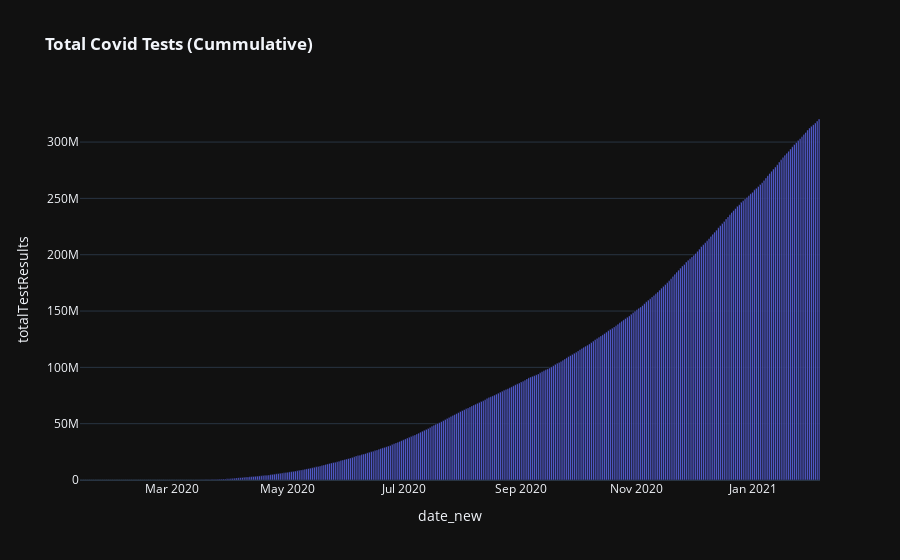

Notebook code cell kept with this figure:
### Code cell
cases_melt = pd.melt(cases, id_vars=['date_new'], value_vars=['negativeIncrease'
                                                              ,'positiveIncrease'
                                                              ,'totalTestResultsIncrease'
                                                             ]
                    )

# Create fig2ure with secondary y-axis

fig0 = px.bar(df
             ,x="date_new"
             ,y="totalTestResults"
             ,hover_data=['totalTestResults']
             ,title="<b>Total Covid Tests (Cummulative)</b>")

# Add figure title
fig0.update_layout(
    template='plotly_dark'
)
fig0.show()

### Figure 1 — Plotly figure (JSON) as saved in the notebook; plotly's stock layout.template omitted (floating-point values rounded to 4 significant figures; data arrays with more than 128 entries replaced by an {"elided": "..."} marker saying what was removed)
{"data": [{"alignmentgroup": "True", "hovertemplate": "date_new=%{x}<br>totalTestResults=%{y}<extra></extra>", "legendgroup": "", "marker": {"color": "#636efa"}, "name": "", "offsetgroup": "", "orientation": "v", "showlegend": false, "textposition": "auto", "type": "bar", "x": {"elided": "390 str values"}, "xaxis": "x", "y": {"elided": "390 int values"}, "yaxis": "y"}], "layout": {"barmode": "relative", "legend": {"tracegroupgap": 0}, "title": {"text": "<b>Total Covid Tests (Cummulative)</b>"}, "xaxis": {"anchor": "y", "domain": [0, 1], "title": {"text": "date_new"}}, "yaxis": {"anchor": "x", "domain": [0, 1], "title": {"text": "totalTestResults"}}}}
